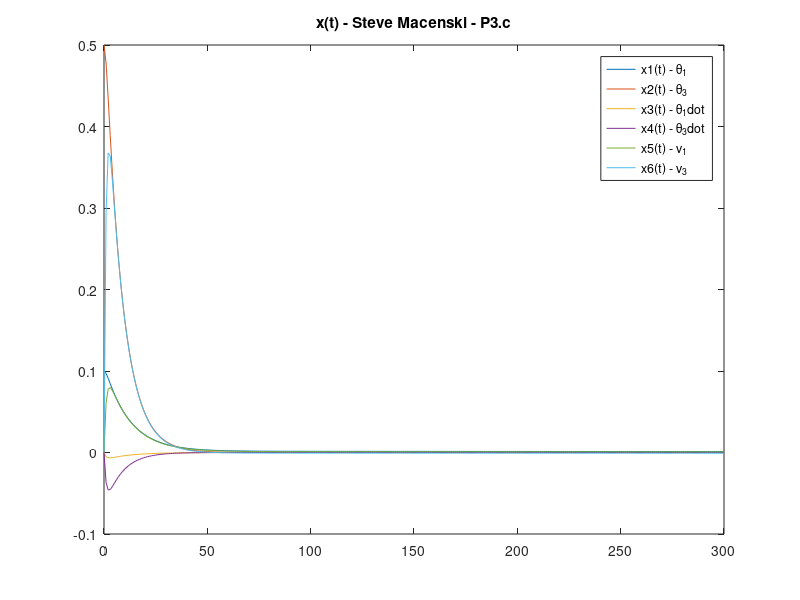
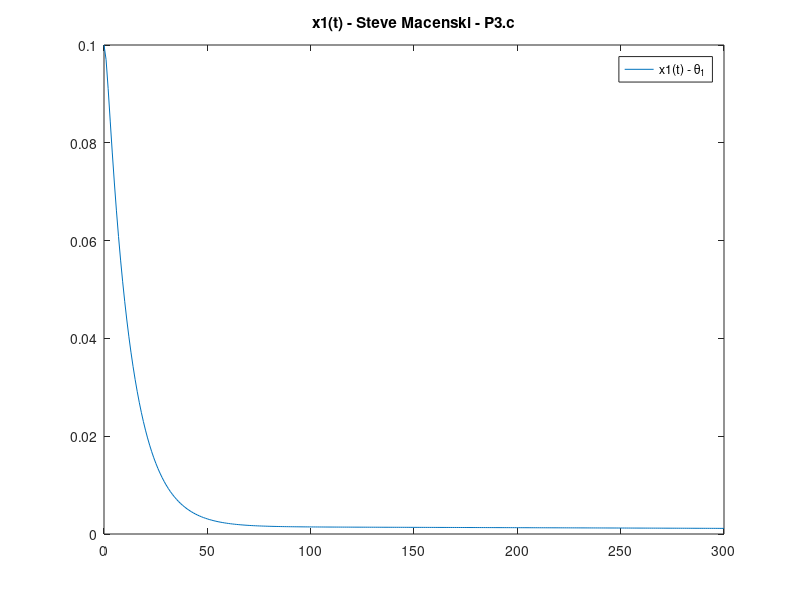
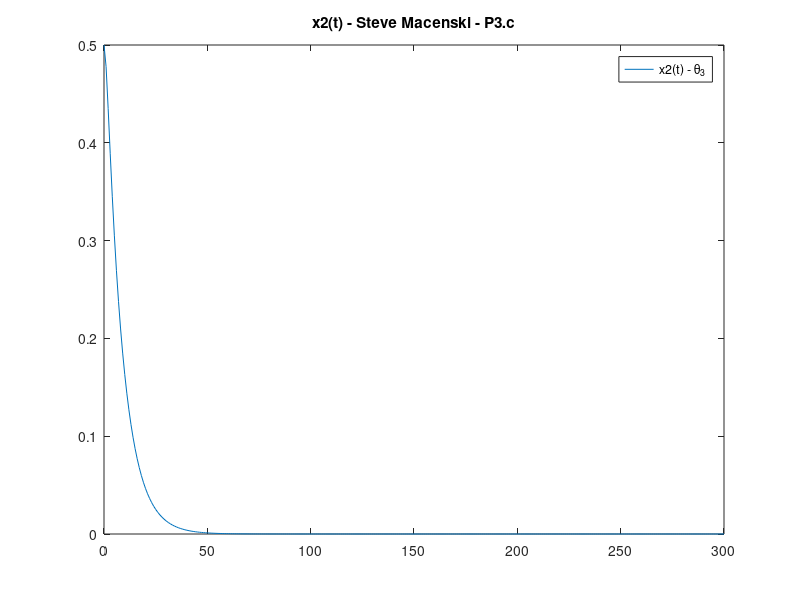
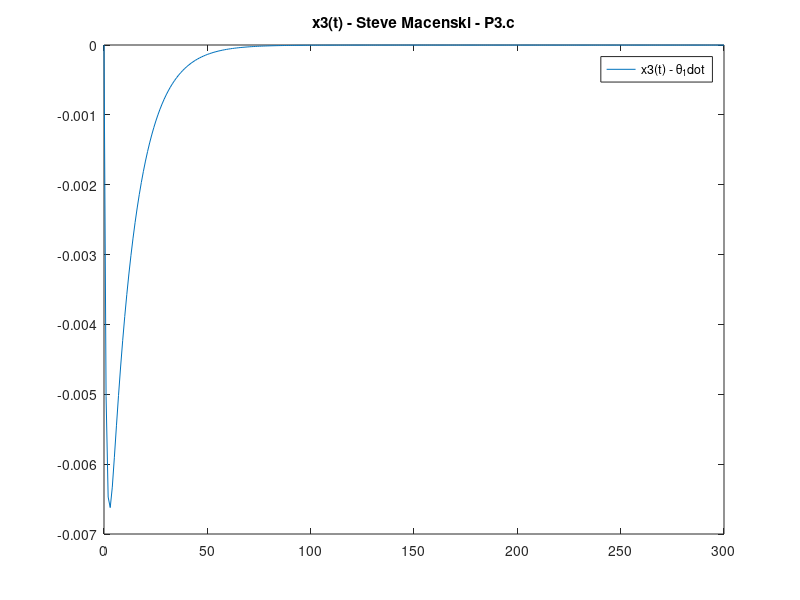

The MATLAB source for these figures, in order:
function hw5_prob3

clc;
%% x(t) problem 3
J1 = 12;
J2 = 14;
J3 = 8; 
Jw = 1; 
n = .0011;


A = [      0                 0               1               0          0     0;...
           0                 0               0               1          0     0;...
     -4*n^2*(J2-J3)/J1       0               0         n*(1-(J2-J3)/J1) 0     0;...
           0           n^2*(J1-J2)/J3 -n*(1+(J1-J2)/J3)      0          0     0;...
           0                 0               0               0          0     n;...
           0                 0               0               0         -n     0];
       
B = [0     0;...
     0     0;...
     1/J1  0;...
     0   1/J3;...
     -1/Jw 0;...
     0  -1/Jw];
 
rank(ctrb(A,B)); %6 is full rank, this full rank 
x0 = [0.1 0.5 0 0 0 0]';

Q = eye(6);
R = 10^0.*eye(2); 

t = linspace(0,300,300);

k = lqr(A,B,Q,R)


for i=1:length(t)
    x(:,i) = expm((A-B*k)*t(i))*x0;
end

figure(1) %x(t)
plot(t,x)
hold on;
legend('x1(t) - \theta_1','x2(t) - \theta_3','x3(t) - \theta_1dot','x4(t) - \theta_3dot','x5(t) - v_1','x6(t) - v_3')
title('x(t) - Steve Macenski - P3.c');

figure(2) 
plot(t,x(1,:));
title('x1(t) - Steve Macenski - P3.c');
legend('x1(t) - \theta_1');

figure(3) 
plot(t,x(2,:));
title('x2(t) - Steve Macenski - P3.c');
legend('x2(t) - \theta_3');

figure(4) 
plot(t,x(3,:));
title('x3(t) - Steve Macenski - P3.c');
legend('x3(t) - \theta_1dot');

figure(5) 
plot(t,x(4,:));
title('x4(t) - Steve Macenski - P3.c');
legend('x4(t) - \theta_3dot');

figure(6) 
plot(t,x(5,:));
title('x5(t) - Steve Macenski - P3.c');
legend('x5(t) - v_1');

figure(7) 
plot(t,x(6,:));
title('x6(t) - Steve Macenski - P3.c');
legend('x6(t) - v_3');



